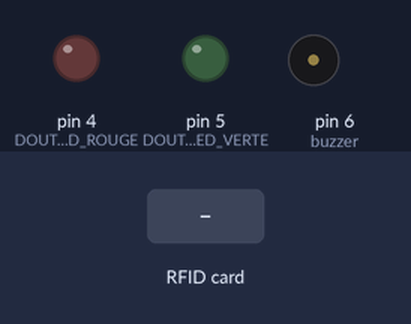
A sketch run on a simulated Arduino Uno, built with avr-gcc and run on an emulated ATmega328P. Shown: output pins drawn as LEDs (lit = HIGH), buzzer (waves = sounding). Inputs (shaded band) come from the test bench. WiFi joins after 1.5 s; servers stay silent unless stated; pins used as bus, display or sensor lines are not drawn; what the sketch prints to the serial monitor is not drawn.

Above: at 2.3 s.
2.4 s: RFID card 5E 7A 19 C4 held to the reader
At 2.5 s:
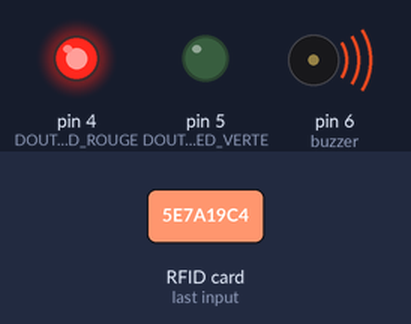
Timing chart, 0 to 5.4 s (numbered marks = the images above; inputs shaded):
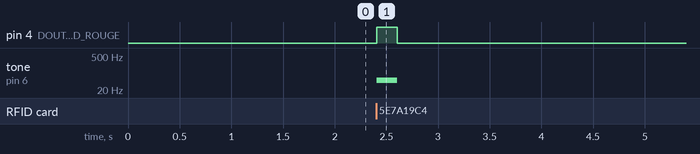

The sketch:

ZigZeugRFID.ino
```cpp
//Bismillah
//AET A.Mbaye14018
//les librairie à utiliser
#include <Adafruit_Fingerprint.h>
#include <SPI.h>
#include <RFID.h>
#include <Ethernet.h>
#include <SoftwareSerial.h>


// la connexion à Ethernet
byte mac[] = {
  0xDE, 0xAD, 0xBE, 0xEF, 0xFE, 0xED
};
IPAddress ip(192, 168, 1, 218);

//les constantes
const char DOUT_LED_ROUGE = 4;
const char DOUT_LED_VERTE = 5;
//var
int buzzer = 6;

SoftwareSerial mySerial(2, 3);
RFID monModuleRFID(10,9);

int UID[5]={};
int MASTERKEY[5]={147,51,100,2,198,};


Adafruit_Fingerprint finger = Adafruit_Fingerprint(&mySerial);


void setup()
{
  //initilalisations
  Serial.begin(9600);
  SPI.begin();
  finger.begin(57600);
  monModuleRFID.init();

  //connexion à Ethernet
  Ethernet.begin(mac, ip);
  EthernetServer server(80);

  // start the server
  server.begin();
  Serial.print("server is at ");
  Serial.println(Ethernet.localIP());


  //les pins de sortie
  pinMode(DOUT_LED_ROUGE, OUTPUT);
  pinMode(DOUT_LED_VERTE, OUTPUT);
  digitalWrite(DOUT_LED_ROUGE, LOW);
  digitalWrite(DOUT_LED_VERTE, LOW);

}


uint8_t p = finger.fingerSearch();


void loop()
{
    if (monModuleRFID.isCard()) {
          if (monModuleRFID.readCardSerial() && p == FINGERPRINT_OK) {
            Serial.print("L'UID est: ");
            for(int i=0;i<=4;i++)
            {
              UID[i]=monModuleRFID.serNum[i];
              Serial.print(UID[i],DEC);
              Serial.print(".");
            }
            Serial.println("");
          }

          if (UID[0] == MASTERKEY[0]
           && UID[1] == MASTERKEY[1]
           && UID[2] == MASTERKEY[2]
           && UID[3] == MASTERKEY[3]
           && UID[4] == MASTERKEY[4])
          {
              digitalWrite(DOUT_LED_VERTE, HIGH);
              tone(buzzer, 50);
              delay(200);
              digitalWrite(DOUT_LED_VERTE, LOW);
              noTone(buzzer);
          }
          else
          {
              digitalWrite(DOUT_LED_ROUGE, HIGH);
              tone(buzzer, 50);
              delay(200);
              digitalWrite(DOUT_LED_ROUGE, LOW);
              noTone(buzzer);
          }
          monModuleRFID.halt();
    }
    delay(1);
}


                                                    //Alhamdoulilah
                                                    //ZigZeug 1er du nom
                                                    //Jobs Jr
```

Measured:
- after the input at 2.4 s, pin 4 (DOUT_LED_ROUGE): LOW → HIGH at once, → LOW 0.20 s later; tone on pin 6 (buzzer): silent → 50 Hz at once, → silent 0.20 s later
